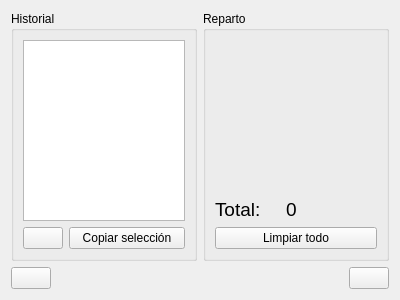
<?xml version="1.0" encoding="UTF-8"?>
<ui version="4.0">
 <class>TicketManagerForm</class>
 <widget class="QWidget" name="TicketManagerForm">
  <property name="geometry">
   <rect>
    <x>0</x>
    <y>0</y>
    <width>400</width>
    <height>300</height>
   </rect>
  </property>
  <property name="windowTitle">
   <string>Form</string>
  </property>
  <layout class="QVBoxLayout" name="verticalLayout" stretch="0,1,0">
   <item>
    <layout class="QHBoxLayout" name="topInputLayout"/>
   </item>
   <item>
    <layout class="QHBoxLayout" name="infoLayout" stretch="0,0">
     <property name="spacing">
      <number>6</number>
     </property>
     <property name="leftMargin">
      <number>0</number>
     </property>
     <item>
      <widget class="QGroupBox" name="historialGroupBox">
       <property name="sizePolicy">
        <sizepolicy hsizetype="Preferred" vsizetype="Preferred">
         <horstretch>1</horstretch>
         <verstretch>0</verstretch>
        </sizepolicy>
       </property>
       <property name="title">
        <string>Historial</string>
       </property>
       <property name="flat">
        <bool>false</bool>
       </property>
       <property name="checkable">
        <bool>false</bool>
       </property>
       <layout class="QVBoxLayout" name="verticalLayout_2" stretch="1,0">
        <item>
         <widget class="QListWidget" name="historialList"/>
        </item>
        <item>
         <layout class="QHBoxLayout" name="horizontalLayout">
          <item>
           <widget class="QPushButton" name="deleteSelection">
            <property name="sizePolicy">
             <sizepolicy hsizetype="Maximum" vsizetype="Fixed">
              <horstretch>0</horstretch>
              <verstretch>0</verstretch>
             </sizepolicy>
            </property>
            <property name="text">
             <string/>
            </property>
            <property name="icon">
             <iconset resource="resources.qrc">
              <normaloff>:/icons/Resources/trash.png</normaloff>:/icons/Resources/trash.png</iconset>
            </property>
            <property name="iconSize">
             <size>
              <width>32</width>
              <height>32</height>
             </size>
            </property>
           </widget>
          </item>
          <item>
           <widget class="QPushButton" name="upSelection">
            <property name="sizePolicy">
             <sizepolicy hsizetype="Minimum" vsizetype="Expanding">
              <horstretch>0</horstretch>
              <verstretch>0</verstretch>
             </sizepolicy>
            </property>
            <property name="text">
             <string>Copiar selección</string>
            </property>
           </widget>
          </item>
         </layout>
        </item>
       </layout>
      </widget>
     </item>
     <item>
      <widget class="QGroupBox" name="repartoGroupBox">
       <property name="sizePolicy">
        <sizepolicy hsizetype="Preferred" vsizetype="Preferred">
         <horstretch>1</horstretch>
         <verstretch>0</verstretch>
        </sizepolicy>
       </property>
       <property name="title">
        <string>Reparto</string>
       </property>
       <layout class="QVBoxLayout" name="verticalLayout_3">
        <item>
         <layout class="QVBoxLayout" name="userListLayout"/>
        </item>
        <item>
         <spacer name="verticalSpacer">
          <property name="orientation">
           <enum>Qt::Vertical</enum>
          </property>
          <property name="sizeHint" stdset="0">
           <size>
            <width>20</width>
            <height>40</height>
           </size>
          </property>
         </spacer>
        </item>
        <item>
         <layout class="QHBoxLayout" name="horizontalLayout_2">
          <property name="spacing">
           <number>25</number>
          </property>
          <item>
           <widget class="QLabel" name="label">
            <property name="sizePolicy">
             <sizepolicy hsizetype="Maximum" vsizetype="Preferred">
              <horstretch>0</horstretch>
              <verstretch>0</verstretch>
             </sizepolicy>
            </property>
            <property name="font">
             <font>
              <pointsize>14</pointsize>
             </font>
            </property>
            <property name="text">
             <string>Total:</string>
            </property>
           </widget>
          </item>
          <item>
           <widget class="QLabel" name="totalLabel">
            <property name="font">
             <font>
              <pointsize>14</pointsize>
             </font>
            </property>
            <property name="cursor">
             <cursorShape>IBeamCursor</cursorShape>
            </property>
            <property name="text">
             <string>0</string>
            </property>
            <property name="textInteractionFlags">
             <set>Qt::LinksAccessibleByMouse|Qt::TextSelectableByMouse</set>
            </property>
           </widget>
          </item>
         </layout>
        </item>
        <item>
         <widget class="QPushButton" name="clearButton">
          <property name="text">
           <string>Limpiar todo</string>
          </property>
         </widget>
        </item>
       </layout>
      </widget>
     </item>
    </layout>
   </item>
   <item>
    <layout class="QHBoxLayout" name="horizontalLayout_3">
     <item>
      <widget class="QPushButton" name="cancelBtn">
       <property name="text">
        <string/>
       </property>
       <property name="icon">
        <iconset resource="resources.qrc">
         <normaloff>:/icons/Resources/go-back.png</normaloff>:/icons/Resources/go-back.png</iconset>
       </property>
       <property name="iconSize">
        <size>
         <width>25</width>
         <height>25</height>
        </size>
       </property>
      </widget>
     </item>
     <item>
      <spacer name="horizontalSpacer">
       <property name="orientation">
        <enum>Qt::Horizontal</enum>
       </property>
       <property name="sizeHint" stdset="0">
        <size>
         <width>40</width>
         <height>20</height>
        </size>
       </property>
      </spacer>
     </item>
     <item>
      <widget class="QPushButton" name="next">
       <property name="sizePolicy">
        <sizepolicy hsizetype="Maximum" vsizetype="Fixed">
         <horstretch>1</horstretch>
         <verstretch>0</verstretch>
        </sizepolicy>
       </property>
       <property name="text">
        <string/>
       </property>
       <property name="icon">
        <iconset resource="resources.qrc">
         <normaloff>:/icons/Resources/go-next.png</normaloff>:/icons/Resources/go-next.png</iconset>
       </property>
       <property name="iconSize">
        <size>
         <width>25</width>
         <height>25</height>
        </size>
       </property>
      </widget>
     </item>
    </layout>
   </item>
  </layout>
 </widget>
 <resources>
  <include location="resources.qrc"/>
 </resources>
 <connections/>
</ui>
